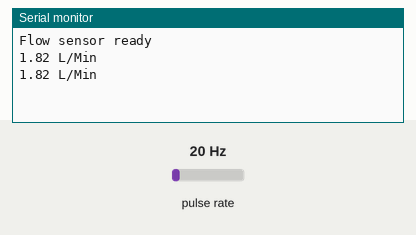
This sketch was run on a simulated Arduino Uno, built with avr-gcc and run on an emulated ATmega328P. Shown: the last lines printed to the serial monitor. Wiring (inferred from the names in the program): pulse sensor: data pin 2. Inputs (shaded band) come from the test bench; at power-on: pulse rate 20 Hz.

Above: at 1.2 s.
1.3 s: pulse rate (sensor on pin 2) set to 4 Hz
At 1.46 s:
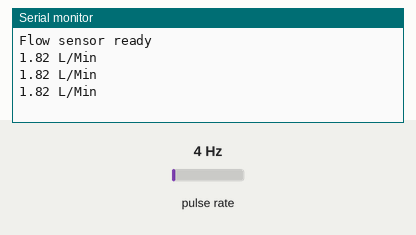
2.8 s: pulse rate (sensor on pin 2) set to 50 Hz
At 3.06 s:
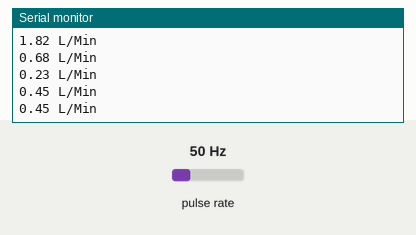
Timing chart, 0 to 5.8 s (numbered marks = the images above; inputs shaded):
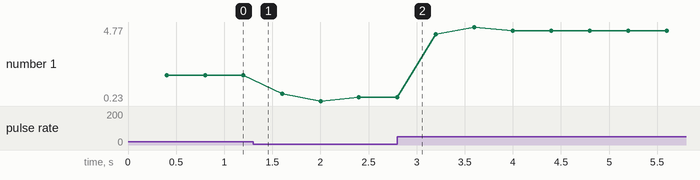

The sketch:

LPM.ino
```cpp
volatile int flow_frequency; // Measures flow sensor pulses
float l_min; // Calculated litres/min
unsigned char flowsensor = 2; // Sensor Input
unsigned long currentTime;
unsigned long cloopTime;


void setup() {
  pinMode(flowsensor, INPUT);
  digitalWrite(flowsensor, HIGH); // Optional Internal Pull-Up
  Serial.begin(115200);
  attachInterrupt(digitalPinToInterrupt(2), flow, RISING); // Setup Interrupt
  currentTime = millis();
  cloopTime = currentTime;
  Serial.println("Flow sensor ready");
}

void loop() {
 currentTime = millis();
  if(currentTime >= (cloopTime + 400)){         // Every second, calculate and print litres/hour
    cloopTime = currentTime;                    // Updates cloopTime
    l_min = (2.5 *flow_frequency / 11);         // Pulse frequency (Hz) = 11Q, Q is flow rate in L/min.
    flow_frequency = 0;                         // Reset Counter
    Serial.print(l_min);                        // Print litres/min
    Serial.println(" L/Min");
  }
}


void flow () // Interrupt function
{
  flow_frequency++;
}
```

Measured:
- plotted number 1: 1.82 → 0.45 after the input at 1.3 s, 0.45 → 4.77 after the input at 2.8 s
